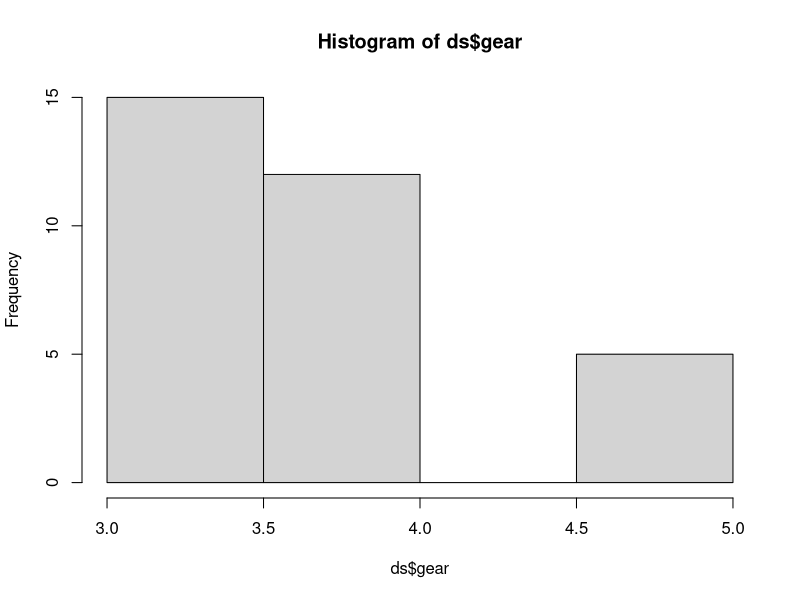
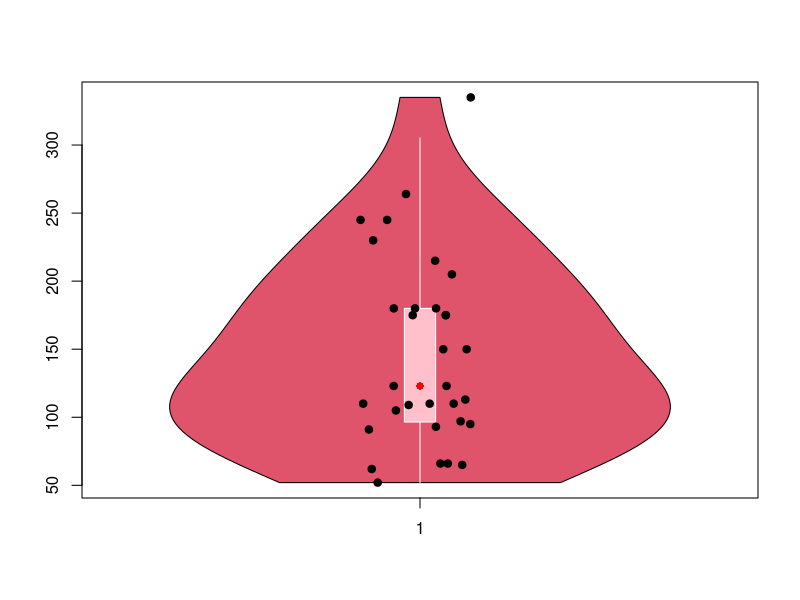
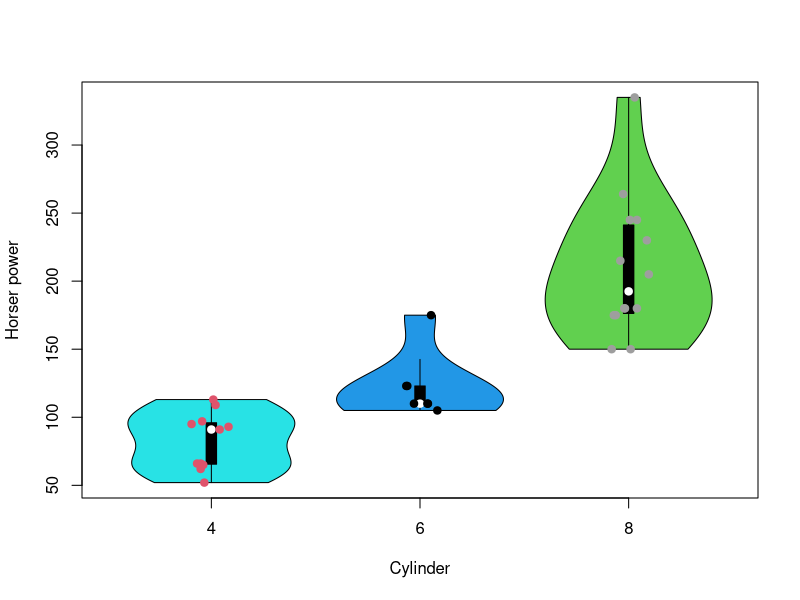

Write R code to recreate these figures, in order. (Note: this script raises an error after producing the figures.)
ds <- datasets::mtcars

hist(ds$gear)

# install "vioplot"
install.packages("vioplot")

# violin plot is a representation
# of the density around
# the box plot

vioplot::vioplot(
    mtcars$hp,
    col=2,
    rectCol="pink",
    lineCol="white",
    colMed="red",
    border="black",
    pchMed=16,
    plotCentre="points"
)

stripchart(
    mtcars$hp,
    method="jitter",
    col="black",
    vertical=T,
    pch=19,
    add=T
)

vioplot::vioplot(
    mtcars$hp~mtcars$cyl,
    col=5:length(levels(mtcars$cyl)),
    xlab="Cylinder",
    ylab="Horser power"
)

stripchart(
    mtcars$hp~mtcars$cyl,
    vertical=T,
    method="jitter",
    pch=19,
    add=T,
    col=10:8
)

#pairs(mtcars)
#
#skewness()
#
#kurtosis()

df_mtcars$cyl <- as.ordered(mtcars$cyl)
df_mtcars$gear <- as.ordered(mtcars$gear)
df_mtcars$carb <- as.ordered(mtcars$carb)
df_mtcars$carb <- as.factor(mtcars$carb)
df_mtcars$carb <- as.factor(mtcars$carb)
df_mtcars$carb <- as.factor(mtcars$carb)

barplot(table(mtcars$gear))

pie(
    table(mtcars$gear),
    col=c("purple","orange", "skyblue")
)

# C(""...) for pie names
names()

cats <- cut(
    mtcars$mpg,
    breaks = c(10, 15, 20, max(mtcars$mpg)),
)

pie(table(cats))
levels(cats)

barplot(
    table(mtcars$am, mtcars$cyl)
)

barplot(
    table(mtcars$cyl, mtcars$am),
    beside=T
)
